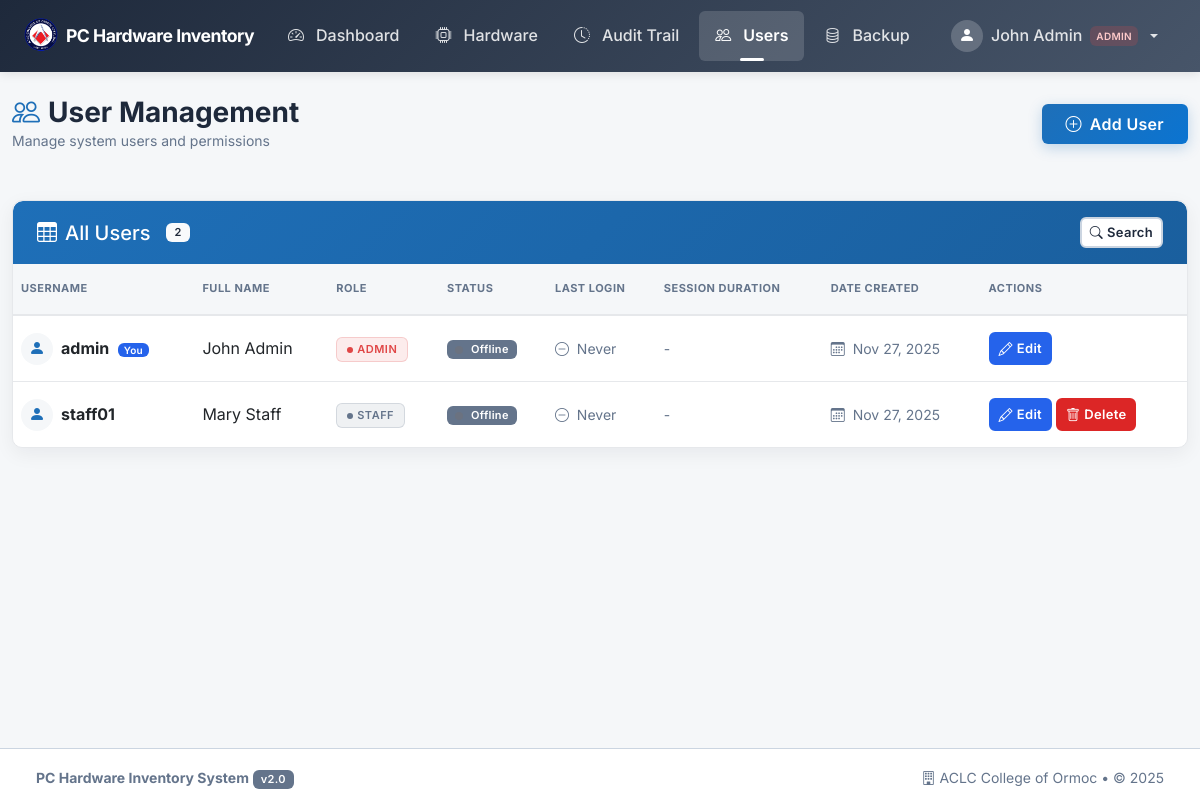
The page /pages/users.php (signed in) on the database its author committed.
### tables this page shows
CREATE TABLE IF NOT EXISTS users (
    id INT AUTO_INCREMENT PRIMARY KEY,
    username VARCHAR(100) NOT NULL UNIQUE,
    password VARCHAR(255) NOT NULL,            
    full_name VARCHAR(255) NOT NULL,
    role VARCHAR(50) DEFAULT 'staff',         
    date_created TIMESTAMP DEFAULT CURRENT_TIMESTAMP,
    last_login TIMESTAMP NULL DEFAULT NULL,    
    last_login_duration INT NULL DEFAULT NULL,  
    is_active TINYINT(1) DEFAULT 0,            
    last_activity TIMESTAMP NULL DEFAULT NULL  
);

### config/security.php (called while the page is built, shortened)
<?php
function escapeOutput($data) {
    return htmlspecialchars($data, ENT_QUOTES, 'UTF-8');
}
?>

### pages/users.php (the view, shortened to what this page needs)
<?php
require_once '../config/security.php';
$conn = getDBConnection();
$records_per_page = 20;
$page = isset($_GET['page']) ? max(1, (int)$_GET['page']) : 1;
$offset = ($page - 1) * $records_per_page;
$count_result = $conn->query("SELECT COUNT(*) as total FROM users");
$total_records = $count_result->fetch_assoc()['total'];
$users = [];
$stmt = $conn->prepare("SELECT * FROM users ORDER BY date_created DESC LIMIT ? OFFSET ?");
$stmt->bind_param("ii", $records_per_page, $offset);
$stmt->execute();
$result = $stmt->get_result();
while ($row = $result->fetch_assoc()) {
    $users[] = $row;
}
include '../includes/header.php';
?>
<div class="row mb-4">
    <div class="col-12">
        <div class="page-header-hci">
            <div class="d-flex flex-column flex-md-row justify-content-between align-items-start align-items-md-center gap-3">
                <div>
                    <h1>
                        <i class="bi bi-people" aria-hidden="true"></i> User Management
                    </h1>
                    <p class="subtitle">Manage system users and permissions</p>
                </div>
                <button class="btn btn-primary-cta" data-bs-toggle="modal" data-bs-target="#addUserModal" aria-label="Add new user">
                    <i class="bi bi-plus-circle" aria-hidden="true"></i> Add User
                </button>
            </div>
        </div>
    </div>
</div>
<div class="card table-card" role="region" aria-label="Users list">
    <div class="card-header card-header-primary">
        <div class="d-flex flex-column flex-md-row justify-content-between align-items-start align-items-md-center gap-2">
            <h5 class="mb-0 d-flex align-items-center gap-2">
                <i class="bi bi-table" aria-hidden="true"></i> All Users
                <span class="badge bg-light text-primary ms-2"><?php echo $total_records; ?></span>
            </h5>
            <button class="btn btn-sm btn-light" type="button" id="toggleSearchBtn"
                    aria-expanded="false" aria-controls="searchFilterPanel"
                    onclick="toggleSearchFilter()">
                <i class="bi bi-search" aria-hidden="true"></i>
                <span class="d-none d-sm-inline">Search</span>
            </button>
        </div>
    </div>
    <div class="card-body p-0">
        <div class="table-responsive">
            <table class="table table-hover table-hci mb-0" id="usersTable" role="grid">
                <thead>
                    <tr>
                        <th scope="col">Username</th>
                        <th scope="col">Full Name</th>
                        <th scope="col">Role</th>
                        <th scope="col">Status</th>
                        <th scope="col" class="d-none d-md-table-cell">Last Login</th>
                        <th scope="col" class="d-none d-lg-table-cell">Session Duration</th>
                        <th scope="col" class="d-none d-xl-table-cell">Date Created</th>
                        <th scope="col">Actions</th>
                    </tr>
                </thead>
                <tbody>
                    <?php if (empty($users)): ?>
                    <tr>
                        <td colspan="8">
                            <div class="empty-state-hci">
                                <i class="bi bi-people empty-icon" aria-hidden="true"></i>
                                <h5>No users found</h5>
                                <p>Get started by adding your first user to the system.</p>
                                <button class="btn btn-primary-cta" data-bs-toggle="modal" data-bs-target="#addUserModal">
                                    <i class="bi bi-plus-circle" aria-hidden="true"></i> Add First User
                                </button>
                            </div>
                        </td>
                    </tr>
                    <?php else: ?>
                    <?php foreach ($users as $user): ?>
                    <?php
                    $login_duration_display = 'Never logged in';
                    ?>
                    <tr tabindex="0" role="row">
                        <td data-label="Username">
                            <div class="d-flex align-items-center gap-2">
                                <div class="user-avatar-sm" style="width: 32px; height: 32px; border-radius: 50%; background: var(--bg-page, #f5f7f9); display: flex; align-items: center; justify-content: center; color: var(--primary, #1e6fb8);">
                                    <i class="bi bi-person-fill" aria-hidden="true"></i>
                                </div>
                                <div>
                                    <strong><?php echo escapeOutput($user['username']); ?></strong>
                                    <?php if ($user['id'] === $_SESSION['user_id']): ?>
                                    <span class="badge bg-info badge-sm ms-1">You</span>
                                    <?php endif; ?>
                                </div>
                            </div>
                        </td>
                        <td data-label="Full Name"><?php echo escapeOutput($user['full_name']); ?></td>
                        <td data-label="Role">
                            <?php if ($user['role'] === 'admin'): ?>
                            <span class="badge-role badge-role-admin" title="Administrator">Admin</span>
                            <?php else: ?>
                            <span class="badge-role badge-role-staff" title="Staff member">Staff</span>
                            <?php endif; ?>
                        </td>
                        <td data-label="Status">
                            <?php
                            $is_user_active = !empty($user['is_active']) && $user['is_active'] == 1;
                            ?>
                            <?php if ($is_user_active): ?>
                            <span class="badge bg-success d-inline-flex align-items-center gap-1" title="User is currently online">
                                <span class="status-dot status-online"></span>
                                Online
                            </span>
                            <?php else: ?>
                            <span class="badge bg-secondary d-inline-flex align-items-center gap-1" title="User is offline">
                                <span class="status-dot status-offline"></span>
                                Offline
                            </span>
                            <?php endif; ?>
                        </td>
                        <td data-label="Last Login" class="d-none d-md-table-cell">
                            <?php if (!empty($user['last_login'])): ?>
                            <small class="text-muted">
                                <i class="bi bi-clock me-1" aria-hidden="true"></i>
                                <?php echo date('M d, Y H:i', strtotime($user['last_login'])); ?>
                            </small>
                            <?php else: ?>
                            <small class="text-muted">
                                <i class="bi bi-dash-circle me-1" aria-hidden="true"></i>
                                Never
                            </small>
                            <?php endif; ?>
                        </td>
                        <td data-label="Session Duration" class="d-none d-lg-table-cell">
                            <?php if (!empty($user['last_login_duration'])): ?>
                            <small>
                                <span class="badge bg-secondary">
                                    <i class="bi bi-hourglass-split me-1" aria-hidden="true"></i>
                                    <?php echo escapeOutput($login_duration_display); ?>
                                </span>
                            </small>
                            <?php else: ?>
                            <small class="text-muted">-</small>
                            <?php endif; ?>
                        </td>
                        <td data-label="Date Created" class="d-none d-xl-table-cell">
                            <small class="text-muted">
                                <i class="bi bi-calendar3 me-1" aria-hidden="true"></i>
                                <?php echo date('M d, Y', strtotime($user['date_created'])); ?>
                            </small>
                        </td>
                        <td data-label="Actions">
                            <div class="d-flex gap-1 flex-wrap">
                                <button class="btn btn-action btn-info"
                                        onclick='editUser(<?php echo htmlspecialchars(json_encode($user), ENT_QUOTES, "UTF-8"); ?>)'
                                        aria-label="Edit user <?php echo escapeOutput($user['username']); ?>">
                                    <i class="bi bi-pencil" aria-hidden="true"></i>
                                    <span class="d-none d-sm-inline">Edit</span>
                                </button>
                                <?php if ($user['id'] !== $_SESSION['user_id']): ?>
                                <a href="?delete=<?php echo $user['id']; ?>"
                                   class="btn btn-action btn-danger"
                                   onclick="return confirmDelete('Are you sure you want to delete user &quot;<?php echo escapeOutput($user['username']); ?>&quot;? This action cannot be undone.', this)"
                                   aria-label="Delete user <?php echo escapeOutput($user['username']); ?>">
                                    <i class="bi bi-trash" aria-hidden="true"></i>
                                    <span class="d-none d-sm-inline">Delete</span>
                                </a>
                                <?php endif; ?>
                            </div>
                        </td>
                    </tr>
                    <?php endforeach; ?>
                    <?php endif; ?>
                </tbody>
            </table>
        </div>
    </div>
</div>
<?php include '../includes/footer.php'; ?>

### assets/css/style.css (style rules this page uses)
:root { --primary-dark: #1e293b; --primary-black: #0f172a; --secondary-gray: #475569; --light-gray: #e2e8f0; --lighter-gray: #f8fafc; --white: #ffffff; --accent-gray: #64748b; --border-gray: #cbd5e1; --success-green: #059669; --success-light: #d1fae5; --warning-amber: #d97706; --warning-light: #fef3c7; --danger-red: #dc2626; --danger-light: #fee2e2; --info-blue: #2563eb; --info-light: #dbeafe; --focus-ring: rgba(37, 99, 235, 0.5); --hover-overlay: rgba(0, 0, 0, 0.05); --active-overlay: rgba(0, 0, 0, 0.1); --space-xs: 4px; --space-sm: 8px; --space-md: 16px; --space-lg: 24px; --space-xl: 32px; --radius-sm: 6px; --radius-md: 10px; --radius-lg: 16px; --radius-full: 9999px; --shadow-sm: 0 1px 2px rgba(0, 0, 0, 0.05); --shadow-md: 0 4px 6px -1px rgba(0, 0, 0, 0.1); --shadow-lg: 0 10px 15px -3px rgba(0, 0, 0, 0.1); --shadow-xl: 0 20px 25px -5px rgba(0, 0, 0, 0.1); --transition-fast: 150ms ease; --transition-normal: 250ms ease; --transition-slow: 350ms ease; }
body { font-family: 'Inter', -apple-system, BlinkMacSystemFont, 'Segoe UI', Roboto, 'Helvetica Neue', Arial, sans-serif; background-color: var(--lighter-gray); min-height: 100vh; color: var(--primary-dark); line-height: 1.6; -webkit-font-smoothing: antialiased; -moz-osx-font-smoothing: grayscale; }
.table-card { border-radius: var(--radius-md); border: 1px solid var(--border-gray); box-shadow: var(--shadow-sm); background: var(--white); overflow: hidden; }
.table-card .card-header { background: linear-gradient(135deg, var(--primary-dark) 0%, var(--secondary-gray) 100%); color: var(--white); font-weight: 600; border: none; padding: var(--space-md) var(--space-lg); }
.table-card .card-header h5 { display: flex; align-items: center; gap: var(--space-sm); }
.table-responsive { border-radius: 0 0 var(--radius-md) var(--radius-md); }
.table { margin-bottom: 0; }
.table thead th { background-color: var(--lighter-gray); border-bottom: 2px solid var(--border-gray); font-weight: 700; text-transform: uppercase; font-size: 11px; letter-spacing: 0.8px; color: var(--secondary-gray); padding: var(--space-md) var(--space-sm); position: sticky; top: 0; z-index: 1; }
.table tbody tr { transition: background-color var(--transition-fast); border-bottom: 1px solid var(--light-gray); }
.table tbody tr:last-child { border-bottom: none; }
.table tbody td { padding: var(--space-md) var(--space-sm); vertical-align: middle; }
.badge { padding: var(--space-xs) var(--space-sm); font-weight: 600; border-radius: var(--radius-sm); font-size: 11px; letter-spacing: 0.3px; display: inline-flex; align-items: center; gap: var(--space-xs); }
.badge.bg-info { background-color: var(--info-blue) !important; color: var(--white); }
.badge.bg-secondary { background-color: var(--accent-gray) !important; color: var(--white); }
.btn { border-radius: var(--radius-sm); font-weight: 600; padding: var(--space-sm) var(--space-lg); transition: all var(--transition-fast); letter-spacing: 0.3px; display: inline-flex; align-items: center; justify-content: center; gap: var(--space-xs); border: 2px solid transparent; position: relative; overflow: hidden; }
.btn::before { content: ''; position: absolute; top: 0; left: 0; right: 0; bottom: 0; background: linear-gradient(rgba(255,255,255,0.1), rgba(255,255,255,0)); opacity: 0; transition: opacity var(--transition-fast); }
.btn-sm { padding: var(--space-xs) var(--space-sm); font-size: 13px; gap: var(--space-xs); }
.btn-danger { background-color: var(--danger-red); border-color: var(--danger-red); color: var(--white); }
.btn-info { background-color: var(--info-blue); border-color: var(--info-blue); color: var(--white); }
.btn-light { background-color: var(--white); border-color: var(--border-gray); color: var(--primary-dark); }
:root { --sidebar-width: 260px; --sidebar-collapsed-width: 70px; --mobile-topbar-height: 60px; }
.badge-sm { font-size: 10px; padding: 2px 6px; }
.btn-danger { background-color: var(--danger-red); border-color: var(--danger-red); }
.text-primary { color: var(--primary-dark) !important; }
.text-muted { color: var(--accent-gray) !important; }
.bg-secondary { background-color: var(--accent-gray) !important; }
.bg-light { background-color: var(--lighter-gray) !important; }
.status-dot { display: inline-block; width: 10px; height: 10px; border-radius: var(--radius-full); margin-right: var(--space-xs); }

### rows shown on the page
users: username "admin", shows "You", full_name "John Admin", role "ADMIN", is_active 0 (drawn), shows "Never", date_created "Nov 27, 2025"
users: username "staff01", full_name "Mary Staff", role "STAFF", is_active 0 (drawn), shows "Never", date_created "Nov 27, 2025"

### other values the page prints
escapeOutput($_SESSION['full_name']) "John Admin"
escapeOutput(ucfirst($_SESSION['role'])) "ADMIN"
$total_records "2"
